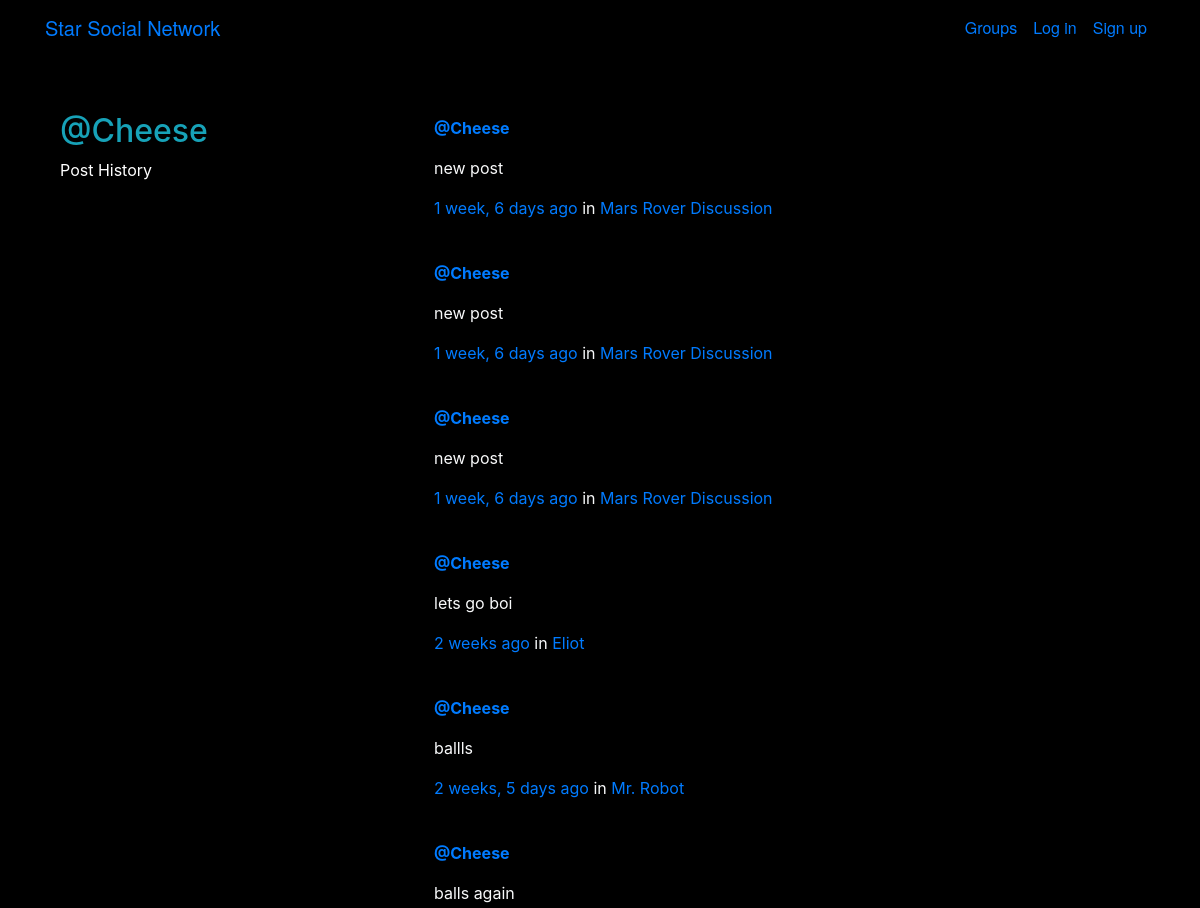
The page /posts/by/Cheese/ (upper part) on the database as committed earlier.
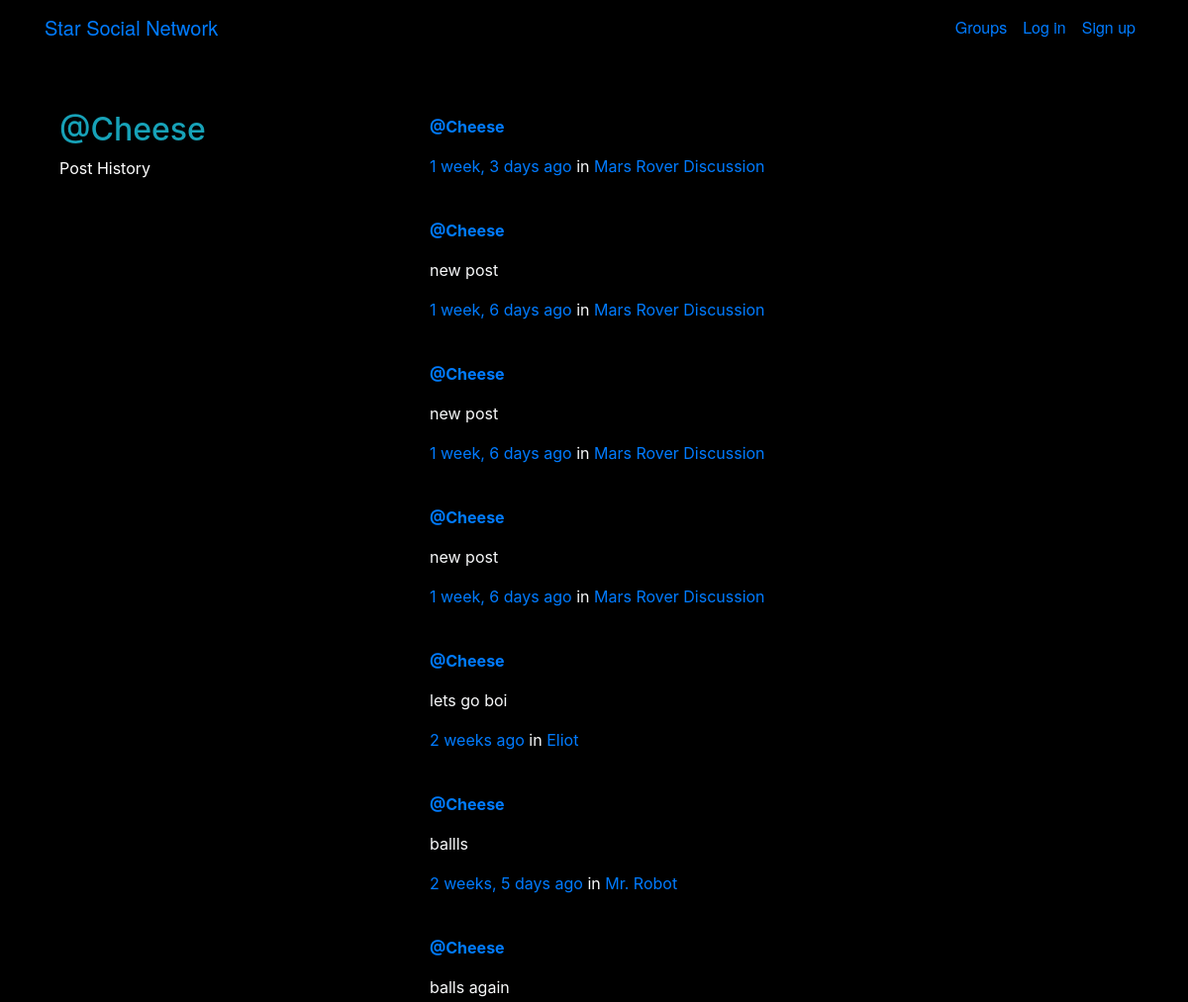
The same page on the database as committed later.
### posts/models.py (models this page shows, shortened)
class Post(models.Model):
    user = models.ForeignKey(User,related_name='posts',on_delete=models.CASCADE)
    created_at = models.DateTimeField(auto_now_add=True)
    message = models.TextField(blank=True,)
    message_html = models.TextField(editable=False)
    group = models.ForeignKey(Group,related_name='posts',null = True, blank=True,on_delete=models.CASCADE)
    class Meta:
        ordering = ['-created_at']
        unique_together = ['user','message']

### groups/models.py (models this page shows, shortened)
class Group(models.Model):
    name = models.CharField(max_length=255,unique=True)
    slug = models.SlugField(allow_unicode = True,unique=True)
    description = models.TextField(blank=True, default='')
    description_html = models.TextField(editable=False, default='',blank= True)
    members = models.ManyToManyField(User,through='GroupMember')

### posts/views.py (the view)
# urls.py: path("by/<username>/",views.UserPosts.as_view(),name="for_user"),
class UserPosts(generic.ListView):
    model = models.Post
    select_related = ("user", "group")
    template_name = "posts/user_post_list.html"
    ordering = ['-created_at']
    def get_queryset(self):
        try:
            self.post_user = User.objects.prefetch_related("posts").get(
                username__iexact=self.kwargs.get("username")
            )
        except User.DoesNotExist:
            raise Http404
        else:
            qr =  self.post_user.posts.order_by('-created_at')
            return qr.all()
    def get_context_data(self, **kwargs):
        context = super().get_context_data(**kwargs)
        context["post_user"] = self.post_user
        return context

### posts/templates/posts/user_post_list.html
{% extends "posts/post_base.html" %}
{% load humanize %}
{% block pre_post_content %}
<div class=" pt-5 col-md-4 ">
	<h2 class ="text-info">@{{ post_user.username }}</h2>
	<p>Post History</p>
</div>
{% endblock %}
{% block post_content %}
<div class="col-md-6 pt-5 ">
	{% for post in post_list %}
	<div class=" text-light " >
		{% include "posts/_post.html" %}
	</div>
	{% endfor %}
</div>
{% endblock %}

### posts/templates/posts/_post.html (shortened to what this page needs)
<div class="post media ">
	<div class="media-body container text-light p-1 col-md-12 ">
		<a href="{% url 'posts:for_user' username=post.user.username %}"><strong >@{{ post.user.username }}</strong></a>
		<p class="media-heading nasatext">{{ post.message_html|safe|urlize }}</p>
			<time class="time text-primary">{{ post.created_at | timesince}} ago</time>
			{% if post.group %}
			<span class="group-name">in <a href="{% url 'groups:all' %}">{{ post.group.name }}</a></span>
			{% endif %}
		<hr>
	</div>
</div>

Rows that differ between the two databases and show on the page:
added Post: user.username "Cheese", created_at "1 week, 3 days", group.name "Mars Rover Discussion"
